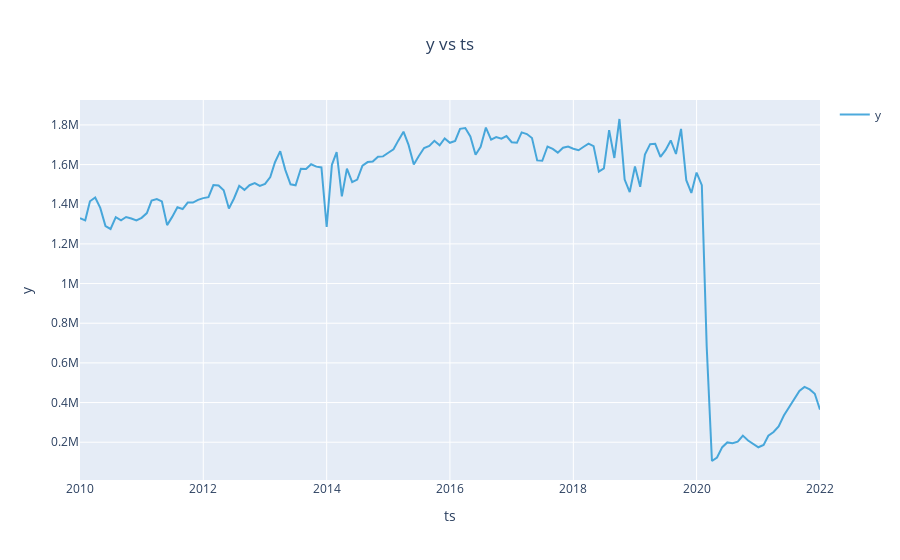

The cell this chart's notebook holds for it:
### Code cell
ts = result.timeseries
fig = ts.plot()
plotly.io.show(fig)

### Figure 1 — Plotly figure (JSON) as saved in the notebook; plotly's stock layout.template omitted (floating-point values rounded to 4 significant figures; data arrays with more than 128 entries replaced by an {"elided": "..."} marker saying what was removed)
{"data": [{"line": {"color": "rgb(32, 149, 212)"}, "mode": "lines", "name": "y", "opacity": 0.8, "type": "scatter", "x": {"elided": "145 str values"}, "y": {"elided": "145 int values"}}], "layout": {"legend": {"traceorder": "reversed"}, "showlegend": true, "title": {"text": "y vs ts", "x": 0.5}, "xaxis": {"title": {"text": "ts"}}, "yaxis": {"title": {"text": "y"}}}}
